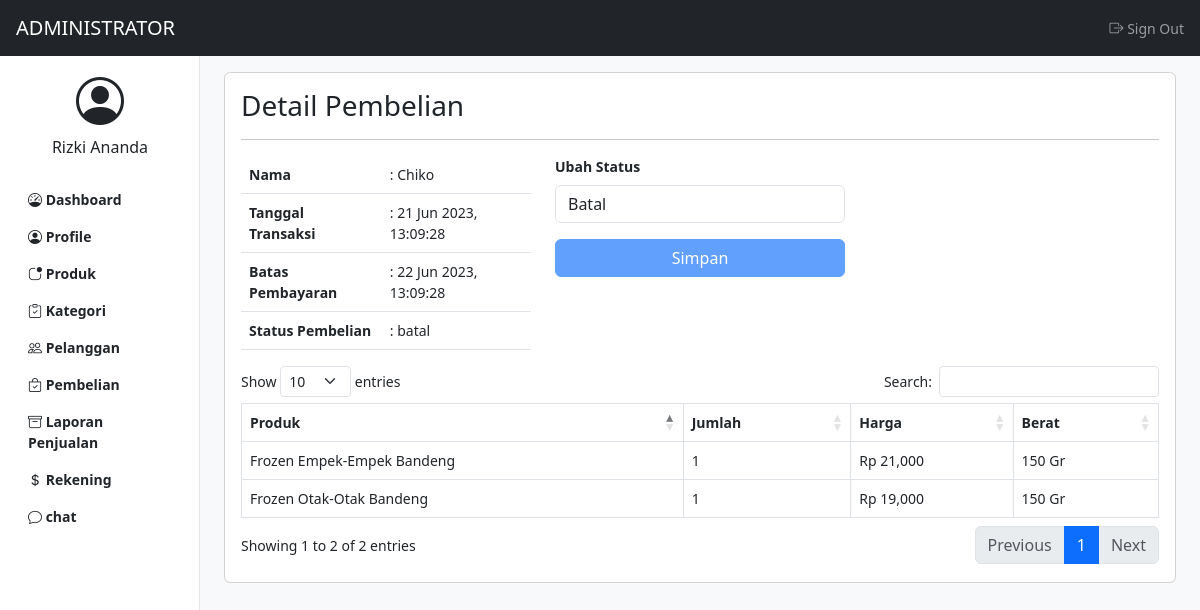
The app's page /admin/detail_pembelian.php?id=44 (signed in) with its own data.
### tables this page shows
CREATE TABLE `pembelian` (
  `id_pembelian` int(11) NOT NULL,
  `id_pelanggan` int(11) NOT NULL,
  `tanggal_pembelian` datetime NOT NULL,
  `batas_pembayaran` datetime NOT NULL,
  `total_pembelian` int(11) NOT NULL,
  `status_pembelian` enum('pending','lunas','kirim','selesai','batal') NOT NULL,
  `metode_pembayaran` enum('transfer','cod') NOT NULL
);

CREATE TABLE `pelanggan` (
  `id_pelanggan` int(11) NOT NULL,
  `username_pelanggan` varchar(100) NOT NULL,
  `password_pelanggan` varchar(100) NOT NULL,
  `nama_pelanggan` varchar(100) NOT NULL,
  `jk_pelanggan` enum('laki laki','perempuan') NOT NULL,
  `alamat_pelanggan` text NOT NULL,
  `hp_pelanggan` varchar(15) NOT NULL,
  `email_pelanggan` varchar(50) NOT NULL
);

CREATE TABLE `pembelian_produk` (
  `id_pembelian_produk` int(11) NOT NULL,
  `id_pembelian` int(11) NOT NULL,
  `id_produk` int(11) NOT NULL,
  `jumlah_beli` int(11) NOT NULL,
  `nama_beli` varchar(100) NOT NULL,
  `harga_beli` int(11) NOT NULL,
  `berat_beli` int(11) NOT NULL,
  `subharga_beli` int(11) NOT NULL,
  `subberat_beli` int(11) NOT NULL,
  `rating_produk` int(11) NOT NULL,
  `ulasan_produk` text NOT NULL
);

CREATE TABLE `produk` (
  `id_produk` int(11) NOT NULL,
  `id_kategori` int(11) NOT NULL,
  `nama_produk` varchar(100) NOT NULL,
  `harga_produk` int(11) NOT NULL,
  `deskripsi_produk` text NOT NULL,
  `stok_produk` int(11) NOT NULL,
  `berat_produk` int(11) NOT NULL,
  `foto_produk` varchar(255) NOT NULL
);

### admin/detail_pembelian.php (the view, shortened to what this page needs)
<?php
include "header.php";
$id_detailp = $_GET["id"];
$detailp = array();
$ambil_detailp = $koneksi -> query("SELECT * FROM pembelian_produk LEFT JOIN produk ON produk.id_produk = pembelian_produk.id_produk WHERE id_pembelian = '$id_detailp'");
while ($tiap_detailp = $ambil_detailp -> fetch_assoc())
{
	$detailp[] = $tiap_detailp;
}
$ambil_pembelian = $koneksi -> query("SELECT * FROM pembelian LEFT JOIN pelanggan ON pelanggan.id_pelanggan = pembelian.id_pelanggan WHERE id_pembelian = '$id_detailp'");
$pembelian = $ambil_pembelian -> fetch_assoc();
?>
<h3>Detail Pembelian</h3>
<hr>
<div class="row">
	<div class="col-md-4">
		<div class="table-responsive">
			<table class="table">
				<tr>
					<th>Nama</th>
					<td>: <?php echo $pembelian["nama_pelanggan"]; ?></td>
				</tr>
				<tr>
					<th>Tanggal Transaksi</th>
					<td>: <?php echo date("d M Y, H:i:s",strtotime($pembelian["tanggal_pembelian"])); ?></td>
				</tr>
				<tr>
					<th>Batas Pembayaran</th>
					<td>: <?php echo date("d M Y, H:i:s",strtotime($pembelian["batas_pembayaran"])); ?></td>
				</tr>
				<tr>
					<th>Status Pembelian</th>
					<td>: <?php echo $pembelian["status_pembelian"]; ?></td>
				</tr>
			</table>
		</div>
	</div>
	<div class="col-md-4">
		<form method="post">
			<div class="mb-3">
				<label class="form-label fw-bold">Ubah Status</label>
				<select class="form-control" name="status">
					<option value="batal" <?php if($pembelian["status_pembelian"]=="batal"){echo "selected";} ?> >Batal</option>
				</select>
			</div>
			<div class="d-grid gap-2">
				<?php if ($pembelian["status_pembelian"]=="selesai" OR $pembelian["status_pembelian"]=="batal"): ?>
					<button class="btn btn-primary disabled" name="simpan">Simpan</button>
				<?php else: ?>
					<button class="btn btn-primary" name="simpan">Simpan</button>
				<?php endif ?>
			</div>
		</form>
	</div>
</div>
<div class="table-responsive">
	<table class="table table-bordered table-hover" id="thetable">
		<thead>
			<tr>
				<th>Produk</th>
				<th>Jumlah</th>
				<th>Harga</th>
				<th>Berat</th>
			</tr>
		</thead>
		<tbody>
			<?php foreach ($detailp as $key => $value): ?>
				<tr>
					<td><?php echo $value["nama_produk"]; ?></td>
					<td><?php echo $value["jumlah_beli"]; ?></td>
					<td>Rp <?php echo number_format($value["harga_produk"]); ?></td>
					<td><?php echo number_format($value["berat_produk"]); ?> Gr</td>
				</tr>
			<?php endforeach ?>
		</tbody>
	</table>
</div>
<?php
include "footer.php";
?>

### admin/header.php (shortened to what this page needs)
<?php
include "../koneksi.php";
$id_admin = $_SESSION["admin"] ["id_admin"];
$ambil_admin = $koneksi -> query("SELECT * FROM admin WHERE id_admin = '$id_admin'");
$admin = $ambil_admin -> fetch_assoc();
?>
<!DOCTYPE html>
<html>
<head>
	<link rel="stylesheet" type="text/css" href="../assets/css/bootstrap.css">
	<link rel="stylesheet" type="text/css" href="https://cdn.jsdelivr.net/npm/bootstrap-icons@1.5.0/font/bootstrap-icons.css">
	<link rel="stylesheet" type="text/css" href="../assets/css/dashboard.css">
	<link rel="stylesheet" type="text/css" href="../assets/css/dataTables.bootstrap5.min.css">
</head>
<body>
	<header class="navbar navbar-dark bg-dark sticky-top">
		<a class="navbar-brand px-3" href="index.php">ADMINISTRATOR</a>
		<div class="navbar-nav">
			<div class="nav-item">
				<a class="nav-link px-3" href="logout.php" onclick="return confirm('Apakah anda yakin ingin keluar?')">
					<i class="bi bi-box-arrow-right"></i>
					Sign Out
				</a>
			</div>
		</div>
	</header>
	<div class="container-fluid">
		<div class="row">
			<nav id="sidebar" class="col-md-3 col-lg-2 bg-white position-fixed start-0 top-0 bottom-0 py-5 collapse d-md-block sidebar">
				<a href="profil_admin.php" class="text-decoration-none">
					<div class="container text-center pt-4">
						<span class="bi bi-person-circle display-5 text-dark"></span>
						<h6 class="pt-2 text-dark"><?php echo $admin["nama_admin"]; ?></h6>
					</div>
				</a>
				<div class="pt-3">
					<ul class="nav flex-column">
						<li class="nav-item">
							<a href="index.php" class="nav-link text-dark fw-bold"><span class="bi bi-speedometer"></span> Dashboard</a>
						</li>
						<li class="nav-item">
							<a href="profil_admin.php" class="nav-link text-dark fw-bold"><span class="bi bi-person-circle"></span> Profile</a>
						</li>
						<li class="nav-item">
							<a href="produk.php" class="nav-link text-dark fw-bold"><span class="bi bi-app-indicator"></span> Produk</a>
						</li>
						<li class="nav-item">
							<a href="kategori.php" class="nav-link text-dark fw-bold"><span class="bi bi-clipboard-check"></span> Kategori</a>
						</li>
						<li class="nav-item">
							<a href="pelanggan.php" class="nav-link text-dark fw-bold"><span class="bi bi-people"></span> Pelanggan</a>
						</li>
						<li class="nav-item">
							<a href="pembelian.php" class="nav-link text-dark fw-bold"><span class="bi bi-bag-check"></span> Pembelian</a>
						</li>
						<li class="nav-item">
							<a href="laporan_penjualan.php" class="nav-link text-dark fw-bold"><span class="bi bi-archive"></span> Laporan Penjualan</a>
						</li>
						<li class="nav-item">
							<a href="rekening.php" class="nav-link text-dark fw-bold"><span class="bi bi-currency-dollar"></span> Rekening</a>
						</li>
						<li class="nav-item">
							<a href="Chat.php" class="nav-link text-dark fw-bold"><span class="bi bi-chat"></span> chat</a>
						</li>
					</ul>
				</div>
			</nav>
		</div>
	</div>
	<main class="col-lg-10 col-md-9 ms-sm-auto px-sm-4 py-3 vh-100 bg-light">
		<div class="card">
			<div class="card-body">

### assets/css/dashboard.css (style rules this page uses)
body { font-size: 0.875rem; }
.sidebar { z-index: 100; box-shadow: inset -1px 0 0 0 rgba(0, 0, 0, 0.1); }

### records on screen
pembelian: id_pelanggan.nama_pelanggan "Chiko", tanggal_pembelian "21 Jun 2023, 13:09:28", batas_pembayaran "22 Jun 2023, 13:09:28", status_pembelian "batal", status "Batal"
pembelian_produk: id_produk.nama_produk "Frozen Empek-Empek Bandeng", jumlah_beli "1", id_produk.harga_produk "21,000", id_produk.berat_produk "150"
pembelian_produk: id_produk.nama_produk "Frozen Otak-Otak Bandeng", jumlah_beli "1", id_produk.harga_produk "19,000", id_produk.berat_produk "150"

### other values on screen
$admin["nama_admin"] "Rizki Ananda"
